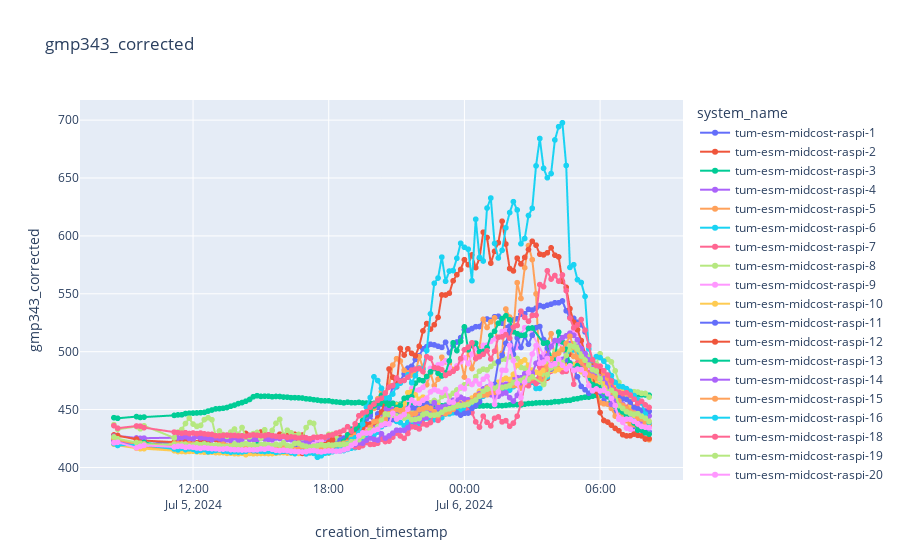

Write notebook code for a chart like this one.
### Code cell
plot_sensor_measurement(df,sensor_id=sensor_id,col_name="gmp343_corrected",filter=filter)

### Figure 1 — Plotly figure (JSON) as saved in the notebook; plotly's stock layout.template omitted (floating-point values rounded to 4 significant figures; data arrays with more than 128 entries replaced by an {"elided": "..."} marker saying what was removed)
{"data": [{"hovertemplate": "system_name=tum-esm-midcost-raspi-1<br>creation_timestamp=%{x}<br>gmp343_corrected=%{y}<extra></extra>", "legendgroup": "tum-esm-midcost-raspi-1", "line": {"color": "#636efa", "dash": "solid"}, "marker": {"symbol": "circle"}, "mode": "lines+markers", "name": "tum-esm-midcost-raspi-1", "showlegend": true, "type": "scattergl", "x": {"elided": "132 str values"}, "xaxis": "x", "y": {"elided": "132 float values"}, "yaxis": "y"}, {"hovertemplate": "system_name=tum-esm-midcost-raspi-2<br>creation_timestamp=%{x}<br>gmp343_corrected=%{y}<extra></extra>", "legendgroup": "tum-esm-midcost-raspi-2", "line": {"color": "#EF553B", "dash": "solid"}, "marker": {"symbol": "circle"}, "mode": "lines+markers", "name": "tum-esm-midcost-raspi-2", "showlegend": true, "type": "scattergl", "x": {"elided": "132 str values"}, "xaxis": "x", "y": {"elided": "132 float values"}, "yaxis": "y"}, {"hovertemplate": "system_name=tum-esm-midcost-raspi-3<br>creation_timestamp=%{x}<br>gmp343_corrected=%{y}<extra></extra>", "legendgroup": "tum-esm-midcost-raspi-3", "line": {"color": "#00cc96", "dash": "solid"}, "marker": {"symbol": "circle"}, "mode": "lines+markers", "name": "tum-esm-midcost-raspi-3", "showlegend": true, "type": "scattergl", "x": {"elided": "132 str values"}, "xaxis": "x", "y": {"elided": "132 float values"}, "yaxis": "y"}, {"hovertemplate": "system_name=tum-esm-midcost-raspi-4<br>creation_timestamp=%{x}<br>gmp343_corrected=%{y}<extra></extra>", "legendgroup": "tum-esm-midcost-raspi-4", "line": {"color": "#ab63fa", "dash": "solid"}, "marker": {"symbol": "circle"}, "mode": "lines+markers", "name": "tum-esm-midcost-raspi-4", "showlegend": true, "type": "scattergl", "x": {"elided": "132 str values"}, "xaxis": "x", "y": {"elided": "132 float values"}, "yaxis": "y"}, {"hovertemplate": "system_name=tum-esm-midcost-raspi-5<br>creation_timestamp=%{x}<br>gmp343_corrected=%{y}<extra></extra>", "legendgroup": "tum-esm-midcost-raspi-5", "line": {"color": "#FFA15A", "dash": "solid"}, "marker": {"symbol": "circle"}, "mode": "lines+markers", "name": "tum-esm-midcost-raspi-5", "showlegend": true, "type": "scattergl", "x": {"elided": "132 str values"}, "xaxis": "x", "y": {"elided": "132 float values"}, "yaxis": "y"}, {"hovertemplate": "system_name=tum-esm-midcost-raspi-6<br>creation_timestamp=%{x}<br>gmp343_corrected=%{y}<extra></extra>", "legendgroup": "tum-esm-midcost-raspi-6", "line": {"color": "#19d3f3", "dash": "solid"}, "marker": {"symbol": "circle"}, "mode": "lines+markers", "name": "tum-esm-midcost-raspi-6", "showlegend": true, "type": "scattergl", "x": {"elided": "132 str values"}, "xaxis": "x", "y": {"elided": "132 float values"}, "yaxis": "y"}, {"hovertemplate": "system_name=tum-esm-midcost-raspi-7<br>creation_timestamp=%{x}<br>gmp343_corrected=%{y}<extra></extra>", "legendgroup": "tum-esm-midcost-raspi-7", "line": {"color": "#FF6692", "dash": "solid"}, "marker": {"symbol": "circle"}, "mode": "lines+markers", "name": "tum-esm-midcost-raspi-7", "showlegend": true, "type": "scattergl", "x": {"elided": "132 str values"}, "xaxis": "x", "y": {"elided": "132 float values"}, "yaxis": "y"}, {"hovertemplate": "system_name=tum-esm-midcost-raspi-8<br>creation_timestamp=%{x}<br>gmp343_corrected=%{y}<extra></extra>", "legendgroup": "tum-esm-midcost-raspi-8", "line": {"color": "#B6E880", "dash": "solid"}, "marker": {"symbol": "circle"}, "mode": "lines+markers", "name": "tum-esm-midcost-raspi-8", "showlegend": true, "type": "scattergl", "x": {"elided": "130 str values"}, "xaxis": "x", "y": {"elided": "130 float values"}, "yaxis": "y"}, {"hovertemplate": "system_name=tum-esm-midcost-raspi-9<br>creation_timestamp=%{x}<br>gmp343_corrected=%{y}<extra></extra>", "legendgroup": "tum-esm-midcost-raspi-9", "line": {"color": "#FF97FF", "dash": "solid"}, "marker": {"symbol": "circle"}, "mode": "lines+markers", "name": "tum-esm-midcost-raspi-9", "showlegend": true, "type": "scattergl", "x": {"elided": "130 str values"}, "xaxis": "x", "y": {"elided": "130 float values"}, "yaxis": "y"}, {"hovertemplate": "system_name=tum-esm-midcost-raspi-10<br>creation_timestamp=%{x}<br>gmp343_corrected=%{y}<extra></extra>", "legendgroup": "tum-esm-midcost-raspi-10", "line": {"color": "#FECB52", "dash": "solid"}, "marker": {"symbol": "circle"}, "mode": "lines+markers", "name": "tum-esm-midcost-raspi-10", "showlegend": true, "type": "scattergl", "x": {"elided": "132 str values"}, "xaxis": "x", "y": {"elided": "132 float values"}, "yaxis": "y"}, {"hovertemplate": "system_name=tum-esm-midcost-raspi-11<br>creation_timestamp=%{x}<br>gmp343_corrected=%{y}<extra></extra>", "legendgroup": "tum-esm-midcost-raspi-11", "line": {"color": "#636efa", "dash": "solid"}, "marker": {"symbol": "circle"}, "mode": "lines+markers", "name": "tum-esm-midcost-raspi-11", "showlegend": true, "type": "scattergl", "x": {"elided": "132 str values"}, "xaxis": "x", "y": {"elided": "132 float values"}, "yaxis": "y"}, {"hovertemplate": "system_name=tum-esm-midcost-raspi-12<br>creation_timestamp=%{x}<br>gmp343_corrected=%{y}<extra></extra>", "legendgroup": "tum-esm-midcost-raspi-12", "line": {"color": "#EF553B", "dash": "solid"}, "marker": {"symbol": "circle"}, "mode": "lines+markers", "name": "tum-esm-midcost-raspi-12", "showlegend": true, "type": "scattergl", "x": {"elided": "132 str values"}, "xaxis": "x", "y": {"elided": "132 float values"}, "yaxis": "y"}, {"hovertemplate": "system_name=tum-esm-midcost-raspi-13<br>creation_timestamp=%{x}<br>gmp343_corrected=%{y}<extra></extra>", "legendgroup": "tum-esm-midcost-raspi-13", "line": {"color": "#00cc96", "dash": "solid"}, "marker": {"symbol": "circle"}, "mode": "lines+markers", "name": "tum-esm-midcost-raspi-13", "showlegend": true, "type": "scattergl", "x": {"elided": "130 str values"}, "xaxis": "x", "y": {"elided": "130 float values"}, "yaxis": "y"}, {"hovertemplate": "system_name=tum-esm-midcost-raspi-14<br>creation_timestamp=%{x}<br>gmp343_corrected=%{y}<extra></extra>", "legendgroup": "tum-esm-midcost-raspi-14", "line": {"color": "#ab63fa", "dash": "solid"}, "marker": {"symbol": "circle"}, "mode": "lines+markers", "name": "tum-esm-midcost-raspi-14", "showlegend": true, "type": "scattergl", "x": {"elided": "132 str values"}, "xaxis": "x", "y": {"elided": "132 float values"}, "yaxis": "y"}, {"hovertemplate": "system_name=tum-esm-midcost-raspi-15<br>creation_timestamp=%{x}<br>gmp343_corrected=%{y}<extra></extra>", "legendgroup": "tum-esm-midcost-raspi-15", "line": {"color": "#FFA15A", "dash": "solid"}, "marker": {"symbol": "circle"}, "mode": "lines+markers", "name": "tum-esm-midcost-raspi-15", "showlegend": true, "type": "scattergl", "x": {"elided": "131 str values"}, "xaxis": "x", "y": {"elided": "131 float values"}, "yaxis": "y"}, {"hovertemplate": "system_name=tum-esm-midcost-raspi-16<br>creation_timestamp=%{x}<br>gmp343_corrected=%{y}<extra></extra>", "legendgroup": "tum-esm-midcost-raspi-16", "line": {"color": "#19d3f3", "dash": "solid"}, "marker": {"symbol": "circle"}, "mode": "lines+markers", "name": "tum-esm-midcost-raspi-16", "showlegend": true, "type": "scattergl", "x": {"elided": "132 str values"}, "xaxis": "x", "y": {"elided": "132 float values"}, "yaxis": "y"}, {"hovertemplate": "system_name=tum-esm-midcost-raspi-18<br>creation_timestamp=%{x}<br>gmp343_corrected=%{y}<extra></extra>", "legendgroup": "tum-esm-midcost-raspi-18", "line": {"color": "#FF6692", "dash": "solid"}, "marker": {"symbol": "circle"}, "mode": "lines+markers", "name": "tum-esm-midcost-raspi-18", "showlegend": true, "type": "scattergl", "x": {"elided": "132 str values"}, "xaxis": "x", "y": {"elided": "132 float values"}, "yaxis": "y"}, {"hovertemplate": "system_name=tum-esm-midcost-raspi-19<br>creation_timestamp=%{x}<br>gmp343_corrected=%{y}<extra></extra>", "legendgroup": "tum-esm-midcost-raspi-19", "line": {"color": "#B6E880", "dash": "solid"}, "marker": {"symbol": "circle"}, "mode": "lines+markers", "name": "tum-esm-midcost-raspi-19", "showlegend": true, "type": "scattergl", "x": {"elided": "130 str values"}, "xaxis": "x", "y": {"elided": "130 float values"}, "yaxis": "y"}, {"hovertemplate": "system_name=tum-esm-midcost-raspi-20<br>creation_timestamp=%{x}<br>gmp343_corrected=%{y}<extra></extra>", "legendgroup": "tum-esm-midcost-raspi-20", "line": {"color": "#FF97FF", "dash": "solid"}, "marker": {"symbol": "circle"}, "mode": "lines+markers", "name": "tum-esm-midcost-raspi-20", "showlegend": true, "type": "scattergl", "x": {"elided": "132 str values"}, "xaxis": "x", "y": {"elided": "132 float values"}, "yaxis": "y"}], "layout": {"legend": {"title": {"text": "system_name"}, "tracegroupgap": 0}, "title": {"text": "gmp343_corrected"}, "xaxis": {"anchor": "y", "domain": [0, 1], "title": {"text": "creation_timestamp"}}, "yaxis": {"anchor": "x", "domain": [0, 1], "title": {"text": "gmp343_corrected"}}}}
